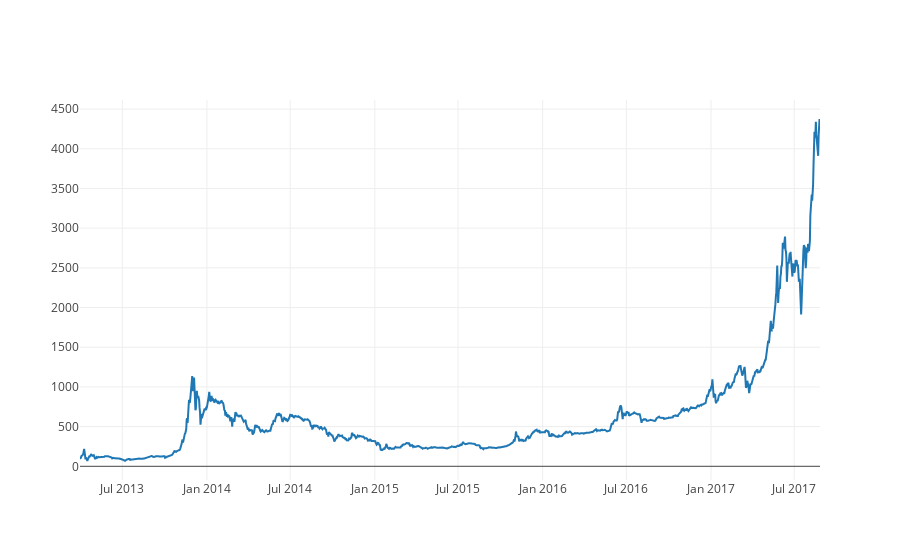

Notebook cell for this chart:
### Code cell
# Create an average price for BTC 
btc_usd_datasets['avg_btc_price_usd'] = btc_usd_datasets.mean(axis=1)
btc_trace = go.Scatter(x=btc_usd_datasets.index, y=btc_usd_datasets['avg_btc_price_usd'])
py.iplot([btc_trace])

### Figure 1 — Plotly figure (JSON) as saved in the notebook; plotly's stock layout.template omitted (floating-point values rounded to 4 significant figures; data arrays with more than 128 entries replaced by an {"elided": "..."} marker saying what was removed)
{"data": [{"type": "scatter", "x": {"elided": "1610 str values"}, "y": {"elided": "1610 float values"}}], "layout": {}}
